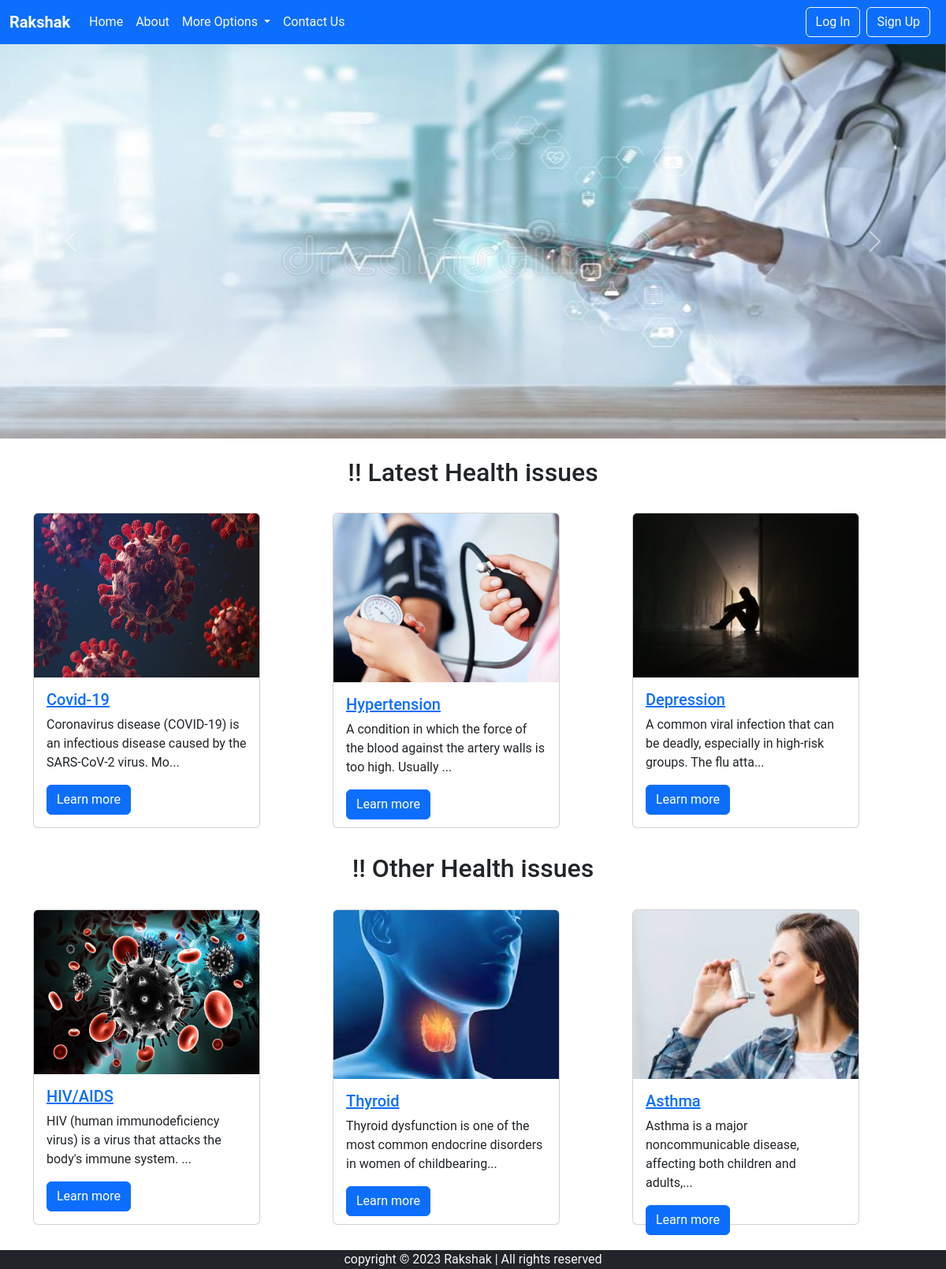
The page / on the database its author committed.
### tables this page shows
CREATE TABLE `categories` (
  `category_id` int(11) NOT NULL,
  `category_name` varchar(255) NOT NULL,
  `category_description` text NOT NULL,
  `created` datetime NOT NULL DEFAULT current_timestamp()
);

### index.php (the view, shortened to what this page needs)
<!doctype html>
<html lang="en">
<head>
    <link href="assets/css/bootstrap.min.css" rel="stylesheet">
</head>
<body>
    <?php include 'partials/_dbconnect.php';?>
    <?php include 'partials/_header.php';?>
    <div id="carouselExampleFade" class="carousel slide carousel-fade" data-bs-ride="carousel">
  <div class="carousel-inner">
    <div class="carousel-item active">
      <img src="img/1.jpg" height="500" class="d-block w-100" alt="...">
    </div>
  </div>
  <button class="carousel-control-prev" type="button" data-bs-target="#carouselExampleFade" data-bs-slide="prev">
    <span class="carousel-control-prev-icon" aria-hidden="true"></span>
  </button>
  <button class="carousel-control-next" type="button" data-bs-target="#carouselExampleFade" data-bs-slide="next">
    <span class="carousel-control-next-icon" aria-hidden="true"></span>
  </button>
</div>
    <div class="container my-4" id="ques">
        <h2 class="text-center my-4"> !! Latest Health issues</h2>
        <div class="row my-4">
          <?php
         $sql = "SELECT * FROM `categories`";
         $result = mysqli_query($conn, $sql);
         while($row = mysqli_fetch_assoc($result)){
           $id = $row['category_id'];
           $cat = $row['category_name'];
           $desc = $row['category_description'];
           if ($id<=3) {
            echo '<div class="col-md-4 my-2">
            <div class="card" style="width: 18rem; height:25rem;">
            <img src="img/card-'.$id. '.png" class="card-img-top" style="height: 214px;"alt="image for this category">
            <div class="card-body">
            <h5 class="card-title"><a href="'.$id.'.php">' . $cat . '</a></h5>
            <p class="card-text">' . substr($desc, 0, 90). '... </p>
           <a href="'.$id.'.php" class="btn btn-primary">Learn more</a>
           </div>
           </div>
           </div>';
          }
          }
          ?>
        </div>
        <h2 class="text-center my-4"> !! Other Health issues</h2>
        <div class="row my-4">
          <?php
         $sql = "SELECT * FROM `categories`";
         $result = mysqli_query($conn, $sql);
         while($row = mysqli_fetch_assoc($result)){
           $id = $row['category_id'];
           $cat = $row['category_name'];
           $desc = $row['category_description'];
           if ($id>3) {
           echo '<div class="col-md-4 my-2">
           <div class="card" style="width: 18rem; height:25rem;">
           <img src="img/card-'.$id. '.png" class="card-img-top" style="height: 214px;"alt="image for this category">
           <div class="card-body">
           <h5 class="card-title"><a href="'.$id.'.php">' . $cat . '</a></h5>
           <p class="card-text">' . substr($desc, 0, 90). '... </p>
           <a href="'.$id.'.php" class="btn btn-primary">Learn more</a>
           </div>
           </div>
           </div>';
           }
          }
          ?>
        </div>
    </div>
    <?php include 'partials/_footer.php';?>
</body>
</html>

### partials/_header.php (shortened to what this page needs)
<?php
$uid="";
if(isset($_SESSION['loggedin']) && $_SESSION['loggedin']==true)
{
  $bg="primary";
  $uid=$_SESSION['sno'];
}
else if(isset($_SESSION['doctorloggedin']) && $_SESSION['doctorloggedin']==true)
$bg="danger";
else if(isset($_SESSION['adminloggedin']) && $_SESSION['adminloggedin']==true)
$bg="dark";
else
$bg="primary";
echo'
<nav class="navbar navbar-expand-lg navbar-dark bg-'.$bg.'">
<div class="container-fluid">
<a class="navbar-brand" href="#" style="font-family: "Roboto", sans-serif;"><strong>Rakshak</strong></a>
<button class="navbar-toggler" type="button" data-bs-toggle="collapse" data-bs-target="#navbarSupportedContent" aria-controls="navbarSupportedContent" aria-expanded="false" aria-label="Toggle navigation">
<span class="navbar-toggler-icon"></span>
</button>
<div class="collapse navbar-collapse" id="navbarSupportedContent">
<ul class="navbar-nav me-auto mb-2 mb-lg-0">
<li class="nav-item">
<a class="nav-link text-light" href="index.php">Home <span class="sr-only"></span></a>
</li>
        <li class="nav-item">
        <a class="nav-link text-light" href="about.php">About</a>
        </li>
        <li class="nav-item dropdown">
        <a class="nav-link dropdown-toggle text-light" href="#" role="button" data-bs-toggle="dropdown" aria-expanded="false">
        More Options
        </a>
        <ul class="dropdown-menu">
        <li><a class="dropdown-item" href="../rakshak/patient/patient.php">Book Appointment</a></li>
        <li><a class="dropdown-item" href="bed.php">Bed Availability</a></li>
        <li><a class="dropdown-item" href="query.php">Register Query</a></li>
        <li><hr class="dropdown-divider"></li>
        </ul>
        </li>
        <li class="nav-item">
        <a class="nav-link text-light" href="contact.php">Contact Us</a>
        </li>
        </ul>';
        if(isset($_SESSION['loggedin']) && $_SESSION['loggedin']==true){
          echo'
          <a href="patient/patient.php" class="btn btn-outline-light me-4">'.$_SESSION['useremail'].'</a>';
          $sql="SELECT * FROM subscription WHERE userid = '$uid'";
          $result = mysqli_query($conn, $sql);
          $numRows = mysqli_num_rows($result);
          if ($numRows==0) {
          echo '<a href="/rakshak/subscription.php" class="btn btn-outline-light me-4">Subscription</a>';
          }
          echo'
          <a href="partials/_logout.php" class="btn btn-outline-light">Logout</a>
          </form>';
        }
        else if(isset($_SESSION['doctorloggedin']) && $_SESSION['doctorloggedin']==true){
          echo'
          <a href="doctor/doctordashboard.php" class="btn btn-outline-light me-4">'.$_SESSION['doctorSession'].'</a>
          <a href="partials/_logout.php" class="btn btn-outline-light">Logout</a>
          </form>';
        }
        else {
          echo'
        <button class="btn btn-outline-light ms-2" data-bs-toggle="modal" data-bs-target="#loginModal">Log In</button>
        <button class="btn btn-outline-light mx-2" data-bs-toggle="modal" data-bs-target="#signupModal">Sign Up</button>';
      }
      echo'
      </div>
      </div>
      </nav>';
      ?>

### partials/_footer.php
<div class="container-fluid bg-dark text-light mb-0">
    <p class="text-center mb-0">
        copyright &copy; 2023 Rakshak | All rights reserved
    </p>
</div>

### index.php (style rules this page uses)
#ques { min-height: 433px; }
* { font-family: 'Roboto', sans-serif; }

### rows shown on the page
categories: shows a picture, category_name "Covid-19", category_description "Coronavirus disease (COVID-19) is an infectious disease caused by the SARS-CoV-2 virus. Mo"
categories: shows a picture, category_name "Hypertension", category_description "A condition in which the force of the blood against the artery walls is too high. Usually"
categories: shows a picture, category_name "Depression", category_description "A common viral infection that can be deadly, especially in high-risk groups. The flu atta"
categories: shows a picture, category_name "HIV/AIDS", category_description "HIV (human immunodeficiency virus) is a virus that attacks the body's immune system."
categories: shows a picture, category_name "Thyroid", category_description "Thyroid dysfunction is one of the most common endocrine disorders in women of childbearing"
categories: shows a picture, category_name "Asthma", category_description "Asthma is a major noncommunicable disease, affecting both children and adults,"
